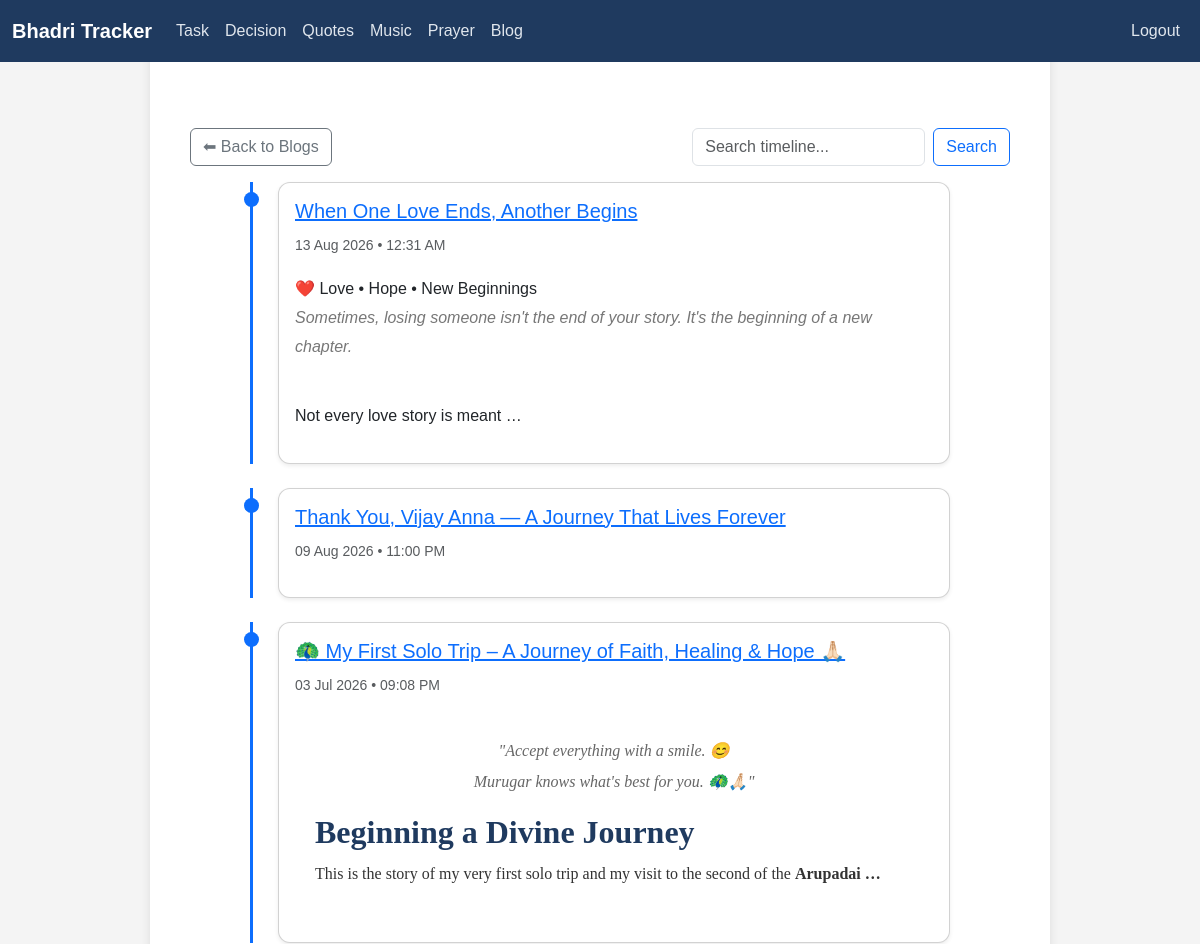
/blogs/blog/timeline/ (signed in, upper part), run on an earlier commit of the app's database.
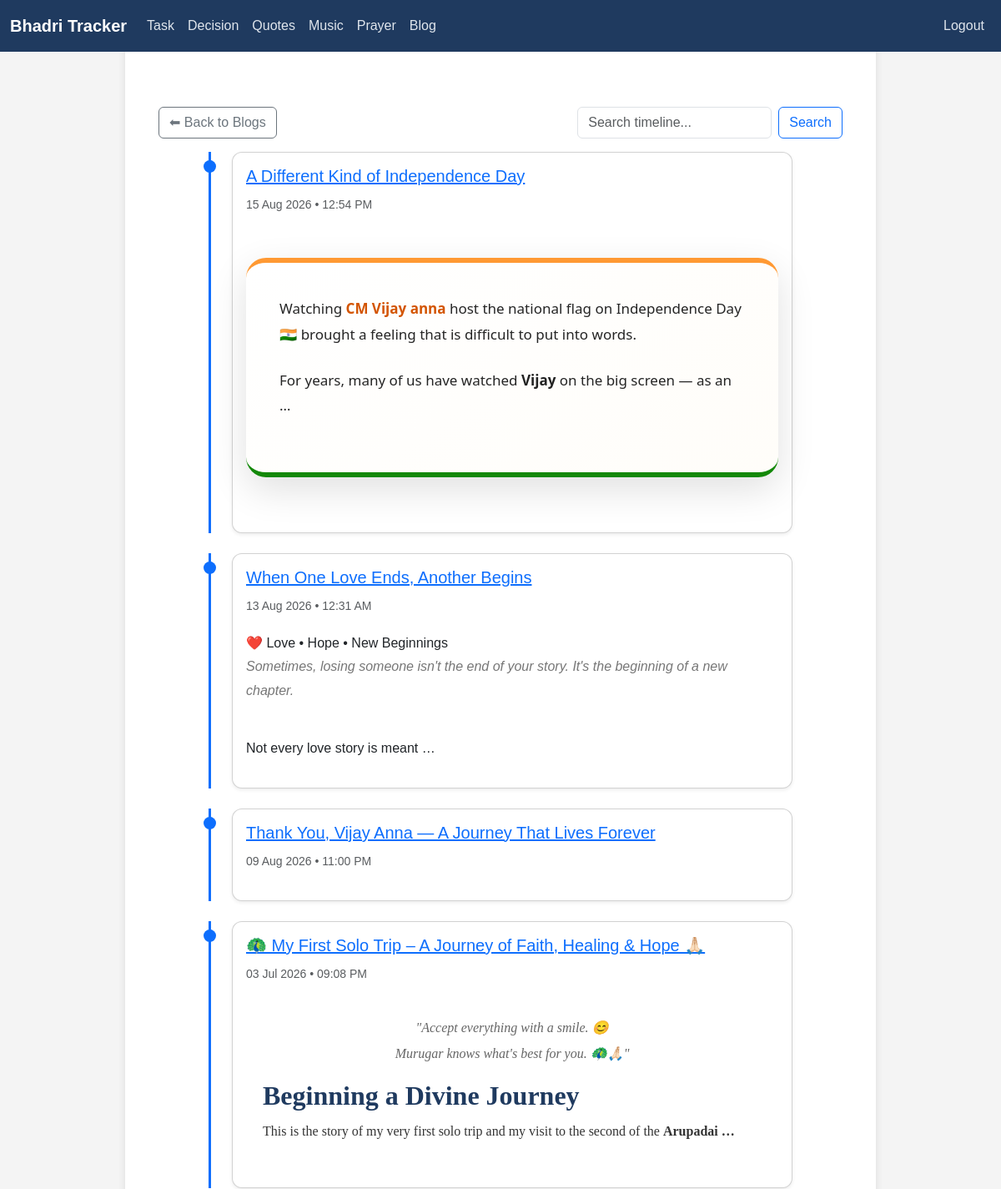
And on a later commit of the database.
### blog/models.py (models this page shows, shortened)
class Blog(models.Model):
    title = models.CharField(max_length=200)
    content = models.TextField(help_text="HTML content allowed")
    created_at = models.DateTimeField(auto_now_add=True)
    pin = models.BooleanField(default=False)
    slug = models.SlugField(blank=True)
    public = models.BooleanField(default=False)
    personal = models.BooleanField(default=False)

### blog/views.py (the view)
# urls.py: path('blog/timeline/', views.personal_timeline, name='personal_timeline'),
@login_required
def personal_timeline(request):
    query = request.GET.get('q', '')
    blogs = Blog.objects.filter(personal=True)
    if query:
        blogs = blogs.filter(
            Q(title__icontains=query) |
            Q(content__icontains=query)
        )
    blogs = blogs.order_by('-created_at')
    return render(request, 'blog/personal_timeline.html', {
        'blogs': blogs,
        'query': query
    })

### blog/templatetags/blog_extras.py (called while the page is built)
@register.filter
def remove_media(html):
    if not html:
        return ""
    html = re.sub(r'<img[^>]*>', '', html, flags=re.IGNORECASE)
    html = re.sub(r'<video[^>]*>.*?</video>', '', html, flags=re.IGNORECASE | re.DOTALL)
    html = re.sub(r'<table[^>]*>.*?</table>', '', html, flags=re.IGNORECASE | re.DOTALL)
    return html

### tracker/context_processors.py (called while the page is built)
def active_notifications(request):
    today = timezone.localdate()
    notifications = Notification.objects.filter(
        is_completed=False,
        date__gte=today,
        date__lte=today + timedelta(days=7)
    ).order_by('date')
    return {
        'active_notifications': notifications
    }

### templates/blog/personal_timeline.html (shortened to what this page needs)
{% extends "base.html" %}
{% load blog_extras %}
{% block content %}
<br/>
<div class="d-flex justify-content-between mb-3">
    <a href="{% url 'blogs:blog_list' %}" class="btn btn-outline-secondary">
        ⬅ Back to Blogs
    </a>
    <form method="get" class="d-flex">
        <input type="text" name="q" class="form-control me-2"
               placeholder="Search timeline..." value="{{ query }}">
        <button class="btn btn-outline-primary">Search</button>
    </form>
</div>
<div class="timeline">
    {% for blog in blogs %}
        <div class="timeline-item mb-4">
            <div class="card shadow-sm">
                <div class="card-body">
                    <h5>
                        <a href="{% url 'blogs:blog_detail' blog.slug %}">
                            {{ blog.title }}
                        </a>
                    </h5>
                    <small class="text-muted">
                        {{ blog.created_at|date:"d M Y • h:i A" }}
                    </small>
                    <div class="mt-3">
                        {{ blog.content|remove_media|truncatewords_html:40|safe }}
                    </div>
                </div>
            </div>
        </div>
    {% empty %}
        <p class="text-muted">No personal posts yet.</p>
    {% endfor %}
</div>
{% endblock %}

What changed in the data, as far as the page shows it:
added Blog: title "A Different Kind of Independence Day", created_at "15 Aug 2026 • 12:54 PM", content|remove_media "Watching CM Vijay anna host the national flag on Independence Day 🇮🇳 brought a feeling that is difficult to put into words. For years, many of us have watched Vijay on the big screen — as an …"
